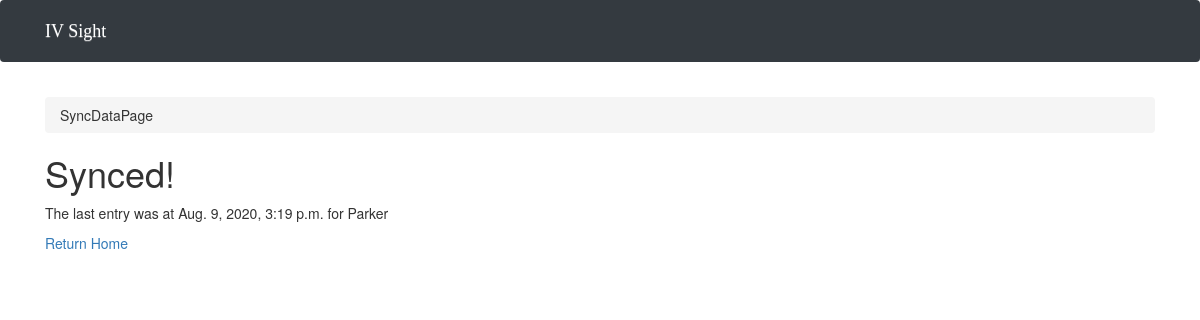
/sync/success/Parker/, run on an earlier commit of the app's database.
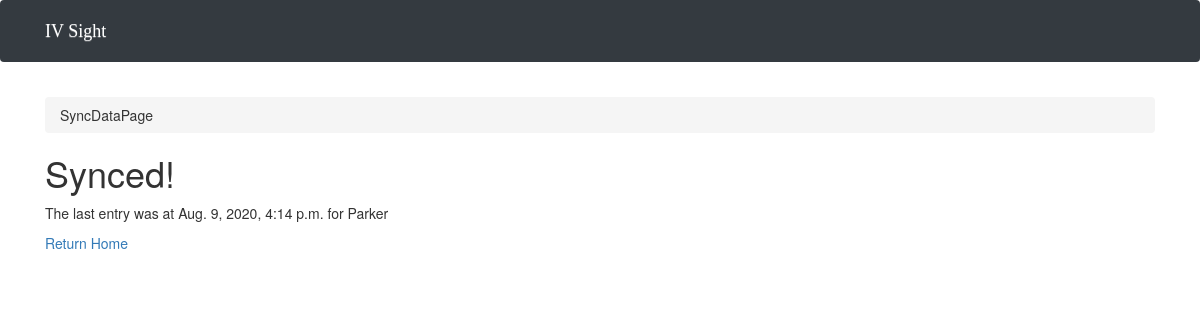
And on a later commit of the database.
### datavis/models.py (models this page shows, shortened)
class Syncing(models.Model):
    student_name = models.ForeignKey(Student, max_length=30, related_name= 'syncing', on_delete=models.CASCADE)
    recent_synctime = models.DateTimeField()
    sync_date = models.CharField(max_length=30)#Choices are today, yesterday, or %Y-%m-%d

class Student(models.Model):
    student_name = models.CharField(max_length=30, unique=True)
    @staticmethod
    def returnObject(str):
        try:
            stud = Student.objects.get(student_name=str)
            dne = ''
        except Student.DoesNotExist:
            dne = 'DNE'
        return stud, dne

### datavis/views.py (the view)
# urls.py: path('sync/success/<str:name>/', SyncSuccess.as_view(), name ='syncsuccess'),
class SyncSuccess(View):
    def get(self, request, *args, **kwargs):
        name = self.kwargs['name']
        studentobj, dne = Student.returnObject(name)
        if 'DNE' in dne:
            raise Http404("Student does not exist")
        synctime = Syncing.objects.filter(student_name=studentobj).latest('recent_synctime')
        synctime = synctime.recent_synctime
        return render(request, 'syncsuccess.html', {'synctime': synctime, 'name': name})

### templates/syncsuccess.html
{% extends 'base.html' %}
{%block breadcrumb %}
<li class="breadcrumb-item">SyncDataPage</li>
{%endblock%}
{% block content %}
<h1>Synced!</h1>
<p>The last entry was at {{ synctime }} for {{ name }}</p>
<a href="{% url 'home' %}">Return Home</a>
{% endblock %}

### templates/base.html (shortened to what this page needs)
{% load static %}<!DOCTYPE html>
<html>
  <head>
    <link rel="stylesheet" href="{% static 'css/bootstrap.min.css' %}">
    <link rel="stylesheet" href="{% static 'css/app.css' %}">
    {% include 'base/css.html' %}
  </head>
  <body>
    {%block body%}
    <nav class="navbar navbar-expand-lg navbar-dark bg-dark">
      <div class="container">
        <a class="navbar-brand" href="{% url 'home' %}">IV Sight</a>
        <div class="collapse navbar-collapse" id="mainMenu">
          <ul class="navbar-nav ml-auto">
            <li class="nav-item">
              <a class="nav-link" href="#">{{ user.username }}</a>
            </li>
          </ul>
        </div>
      </div>
    </nav>
    <div class="container">
      <ol class="breadcrumb my-4">
        {% block breadcrumb %}
        {% endblock %}
      </ol>
      {% block content %}
      {% endblock %}
    </div>
    {%endblock body%}
  </body>
</html>

### templates/base/css.html (shortened to what this page needs)
<link rel="stylesheet" href="https://maxcdn.bootstrapcdn.com/bootstrap/3.3.7/css/bootstrap.min.css">
<link rel="stylesheet" href="https://maxcdn.bootstrapcdn.com/bootstrap/3.3.7/css/bootstrap-theme.min.css">
<link rel="stylesheet" href="https://cdnjs.cloudflare.com/ajax/libs/jquery-datetimepicker/2.5.20/jquery.datetimepicker.min.css" />

### static/css/app.css (style rules this page uses)
.navbar-brand { font-family: 'Peralta', cursive; }

What changed in the data, as far as the page shows it:
no longer on this page (row unchanged): Syncing: recent_synctime "Aug. 9, 2020, 3:19 p.m."
added Syncing: recent_synctime "Aug. 9, 2020, 4:14 p.m."
